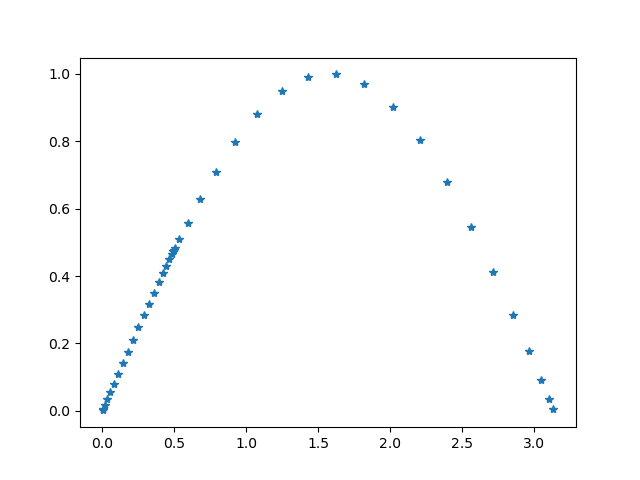

Here is the Python script that generated this plot:
import matplotlib.pyplot as plt
import numpy as np
from scipy.integrate import quad


def quad_recorded(func, *args, **kwargs):
    """
    use scipy.integrate.quad, but return the results with additional
    information "nc" and "vc".

    Returns:
        inte_res: the return of scipy.integrate.quad
              nc: the points calculated
              vc: the calculated functiona values
    """
    def func_recorded(x, node_container, value_container):
        res = func(x)
        node_container.append(x)
        value_container.append(res)
        return res
    nc = []
    vc = []
    inte_res = quad(lambda x: func_recorded(x, node_container=nc,
                                            value_container=vc),
                    *args, **kwargs)
    idx = np.argsort(np.array(nc))
    nc = np.array(nc)[idx].tolist()
    vc = np.array(vc)[idx].tolist()
    return inte_res, nc, vc


res, nc, vc = quad_recorded(np.sin, 0, np.pi, points=[.5])
plt.plot(nc, vc, '*')
print(res)
plt.savefig('quad_recorded.png', transparent=True)
